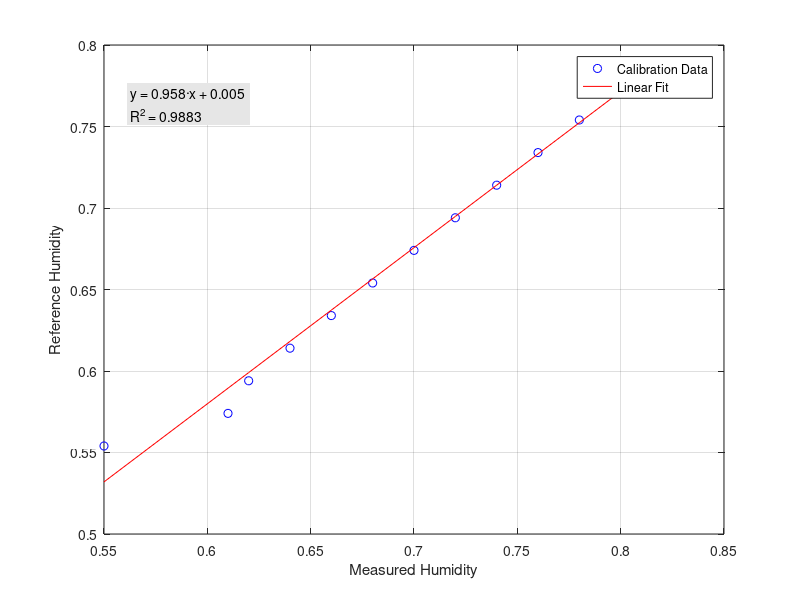

MATLAB code to generate this figure:
clc
clear all

correct_init_value_humidity = 0.543;
correct_init_value_temp = 21.5;

reference_humidity = [0.5540, 0.5740, 0.5940, 0.6140, 0.6340, 0.6540, 0.6740, 0.6940, 0.7140, 0.7340, 0.7540, 0.7740, 0.787];
measured_humidity = [0.55, 0.61, 0.62, 0.64, 0.66, 0.68, 0.7, 0.72, 0.74, 0.76, 0.78, 0.8, 0.81];

p = polyfit(measured_humidity, reference_humidity, 1);

a = p(1);
b = p(2);

fitted = polyval(p, measured_humidity);

SS_res = sum((reference_humidity - fitted).^2);
SS_tot = sum((reference_humidity - mean(reference_humidity)).^2);
R_squared = 1 - SS_res / SS_tot;

% Create dummies for plot
fit_eqn = sprintf('y = %.3f·x + %.3f', a, b);
r2_text = sprintf('R^2 = %.4f', R_squared);

%r = corr(reference_humidity(:), fitted(:));
%disp(['r = ', num2str(r)]);

plot(measured_humidity, reference_humidity, 'bo'); 
hold on;
plot(measured_humidity, fitted, 'r-');
xlabel('Measured Humidity');
ylabel('Reference Humidity');

% Add dummy label to plot
x_range = max(measured_humidity) - min(measured_humidity);
y_range = max(reference_humidity) - min(reference_humidity);

xpos = min(measured_humidity) + 0.05 * x_range;
ypos = max(reference_humidity) - 0.1 * y_range;
grayColor = [.9 .9 .9];

text(xpos, ypos, {fit_eqn; r2_text}, 'FontSize', 10, 'BackgroundColor', grayColor);

legend('Calibration Data','Linear Fit', 'Location', 'best');
grid on;
hold off;